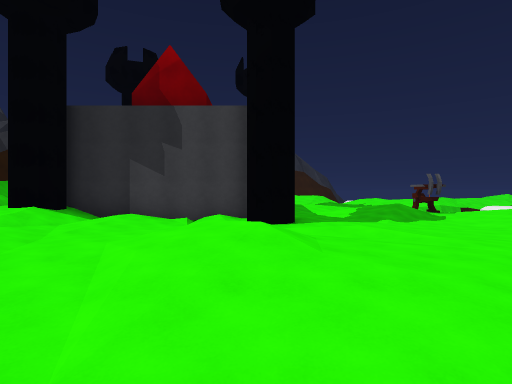
view 1 (above)

23 first-person views from a walk through a 3-D level made in the Unity game engine. The camera is 1.5 m above the floor, looks level and sees 80° across. The floor is counted in squares, 2 m on a side. Each view is taken from the middle of a square. On the plan, view 1 faces up. The plan holds only what a view shows up to about 10 squares ahead; the rest is blank. The place goes on beyond the plan. Surface patterns are stand-ins for the level's own textures.

view 2
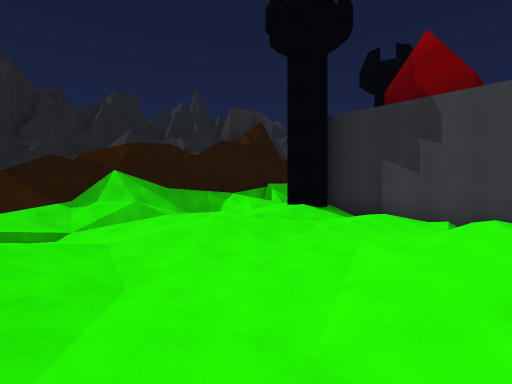

view 3
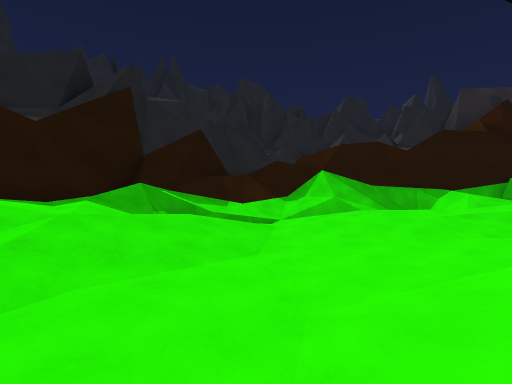

view 4
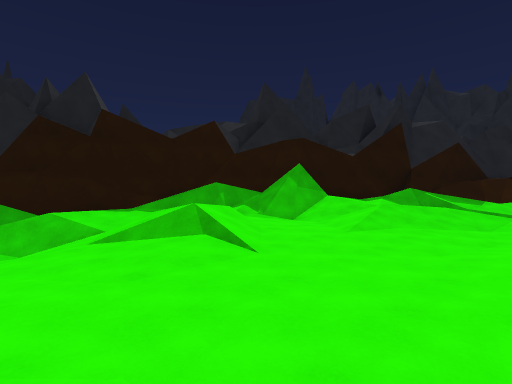

view 5
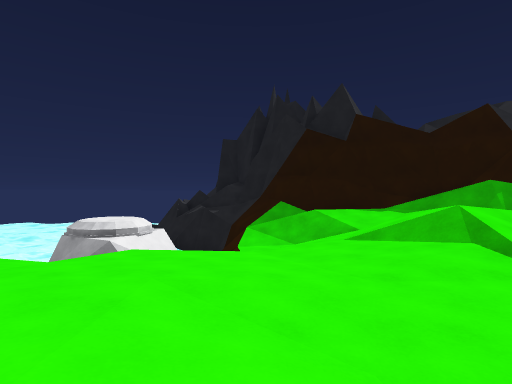

view 6
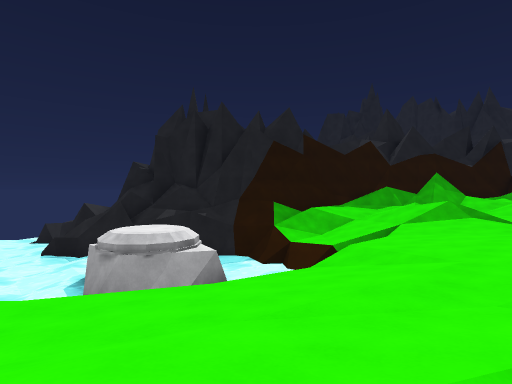

view 7
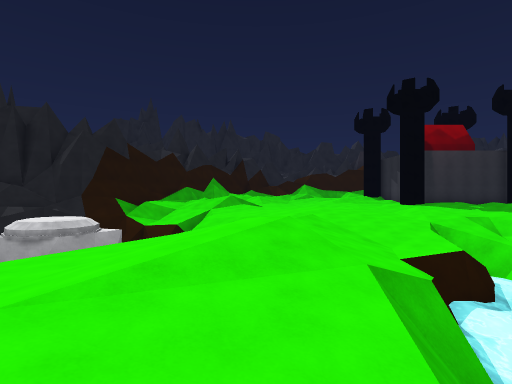

view 8
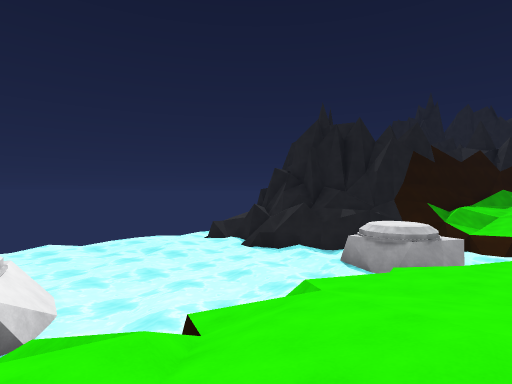

view 9
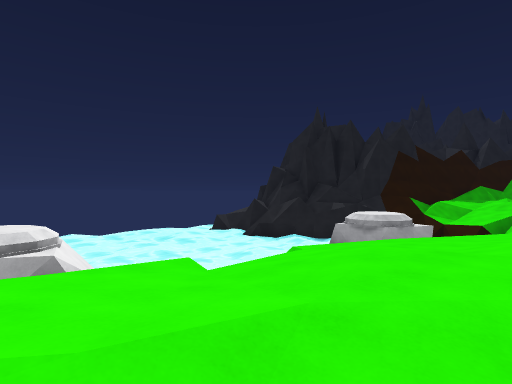

view 10
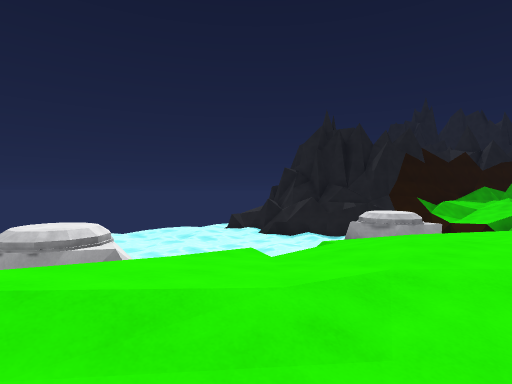

view 11
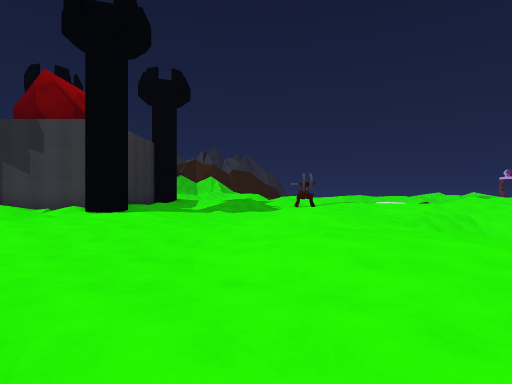

view 12
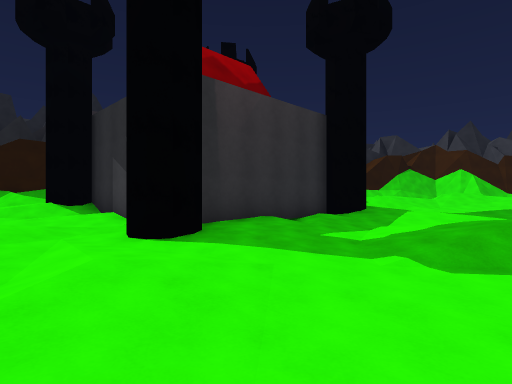

view 13
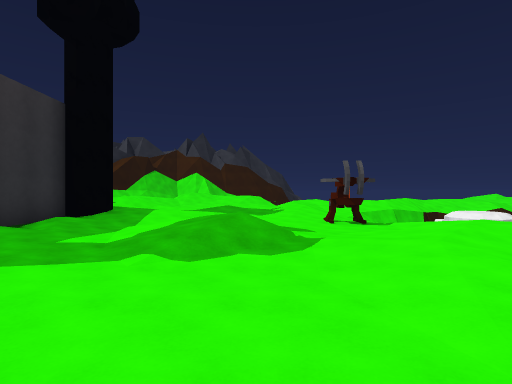

view 14
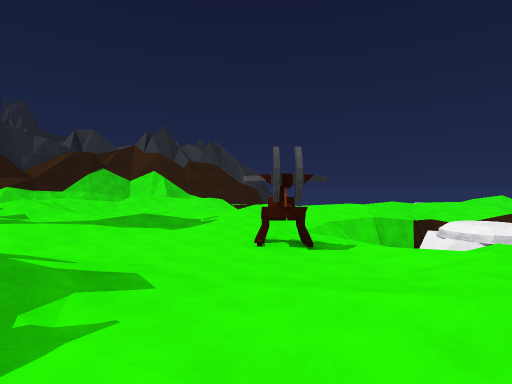

view 15
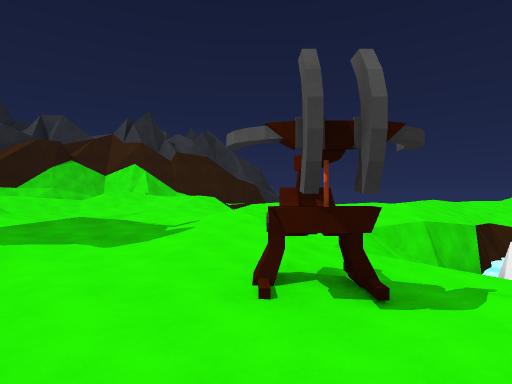

view 16
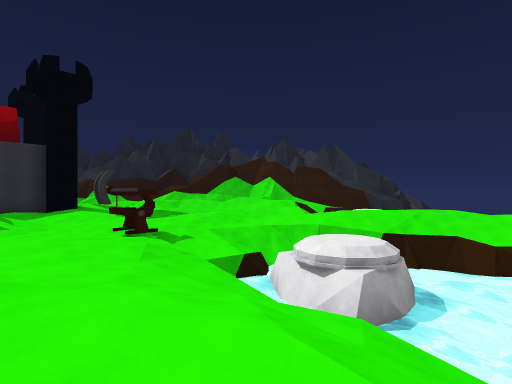

view 17
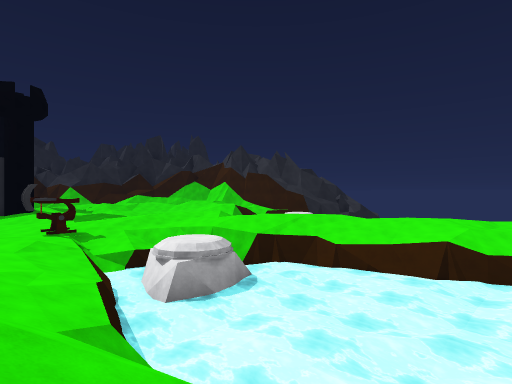

view 18
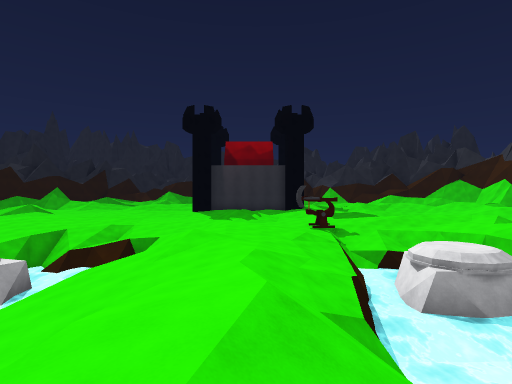

view 19
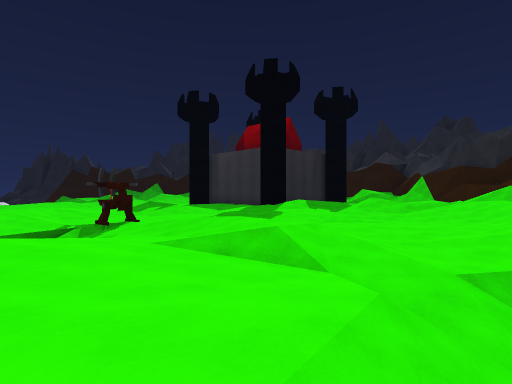

view 20
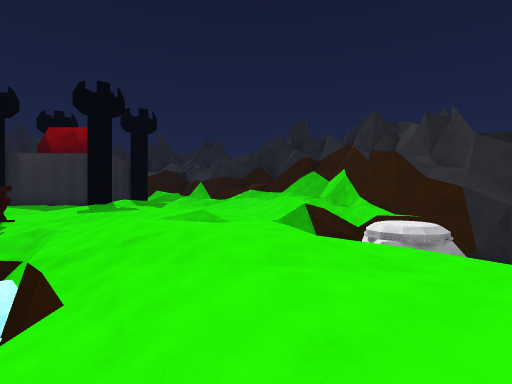

view 21
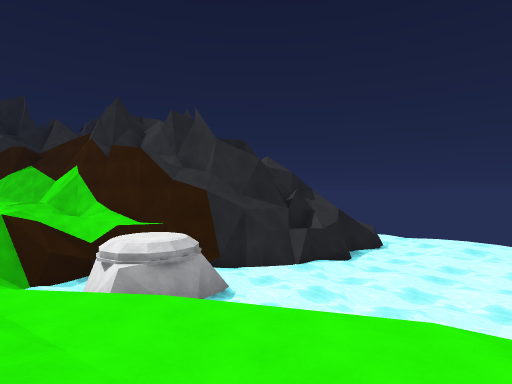

view 22
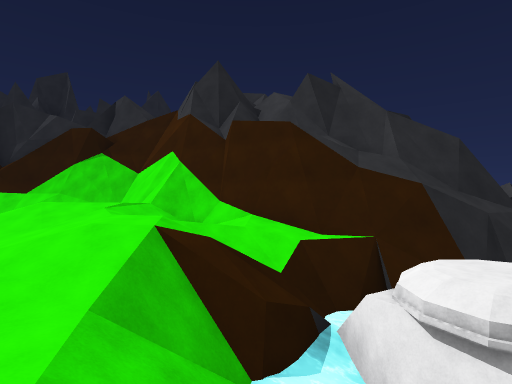

view 23
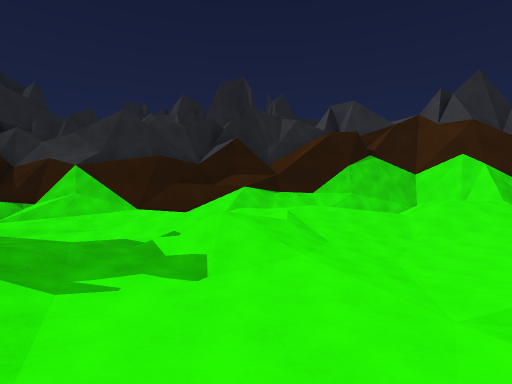

### Floor plan
Key: @ floor where view 1 was taken; # wall or solid block; . main floor; : floor 0.25 m higher than the main floor; - floor 0.25 m lower than the main floor; + floor 0.5 m higher than the main floor; _ floor 0.5 m lower than the main floor; * floor 0.75 m higher than the main floor; < floor 0.75 m lower than the main floor; % floor 1 m higher than the main floor; ( floor 1 m lower than the main floor; & floor 1.25 m higher than the main floor; ! floor 1.5 m lower than the main floor; / step, stairs or slope; = window, fence, low wall or low ledge; ≈ water the walk keeps out of; ^ raised ledge; v drop or lower ground; O other object.
Columns run from 8 left of view 1 to 20 right of it. Each row starts with its distance up from view 1.
 30                #^v≈≈≈≈≈
 29                ##≈≈≈≈≈≈
 28             ####≈≈≈≈≈≈
 27           ###/v#  ≈≈
 26        ####.://###≈   ≈
 25      ###/ &+//v≈##≈ ≈/.:
 24     ### ///%%%v≈   =..::
 23     #/+  //+//=///////+++ :.
 22    ##/ %//....--//++++++////
 21   ##//**:--....:/.:++////_/≈
 20   ##+/+*:.-....++/++//v/≈≈≈≈
 19   #/+: +/.-....+.:+//≈≈≈≈≈≈≈
 18  ##//. //:.---::-..v≈≈≈≈≈≈≈≈
 17 ##/:- ://..::.:+-//≈# ≈≈≈≈≈≈
 16 #/::- ++::.:::::-// ##^≈≈≈≈≈≈
 15       +*//::...._<(≈^^^≈≈≈≈≈
 14         #++:.-.OO//≈≈≈≈≈≈≈≈
 13         #::.---#O-_///≈≈≈≈
 12         #:.-----_...--/////
 11         #:..+:.--/::::+*/////
 10 #       #:..+/..:+++:/+++/%*
  9 #       #:.-/-.:.-.: //..-/
  8 #=#######..----..-/////__/
  7 #/* ::..#..----.-_v≈
  6 #/+/...:..:.----///≈≈≈≈
  5 #/+::..+/.....::.//≈##
  4 #/: +.:+*:...--.-/≈≈
  3 //: +:.:+:.......-_/≈^
  2 #/.:+......--.::.-_<≈≈≈
  1 ///.:/-------.::.-//_/≈≈
  0 ///  //.@...-.:..-:////v/
 -1 ###=/+*/../.....-..:++/.-.
 -2   ##/%/..//.----__--./:+::...
 -3    ###//: *////////__--.:::::
 -4      ##/+  /_/≈≈   //__-...++
 -5      ####////(≈≈^##   ////..
 -6         ###///≈≈###≈   !///
 -7          ####/≈≈^ #≈≈≈≈≈≈≈≈
 -8             ##=≈ ≈≈≈≈≈≈≈≈≈^#
 -9                =≈≈≈≈≈≈≈≈≈≈##
-10                 #≈≈≈≈≈≈≈≈≈##

Positions as (right, up) in squares from view 1, and headings:
1: (0, 0), facing up
2: (0, 0), facing up-left
3: (1, 1), facing left
4: (5, 2), facing down-left
5: (5, 2), facing down
6: (12, 0), facing down-left
7: (17, -1), facing left
8: (18, -3), facing down-left
9: (19, -2), facing down-left
10: (20, -2), facing down-left
11: (5, -2), facing up
12: (5, 5), facing up-left
13: (5, 5), facing up
14: (7, 8), facing up
15: (7, 11), facing up
16: (16, 10), facing up-left
17: (20, 11), facing up-left
18: (20, 11), facing left
19: (11, 23), facing down-left
20: (17, 22), facing left
21: (15, 23), facing up-left
22: (9, 22), facing up-left
23: (3, 15), facing up-left
